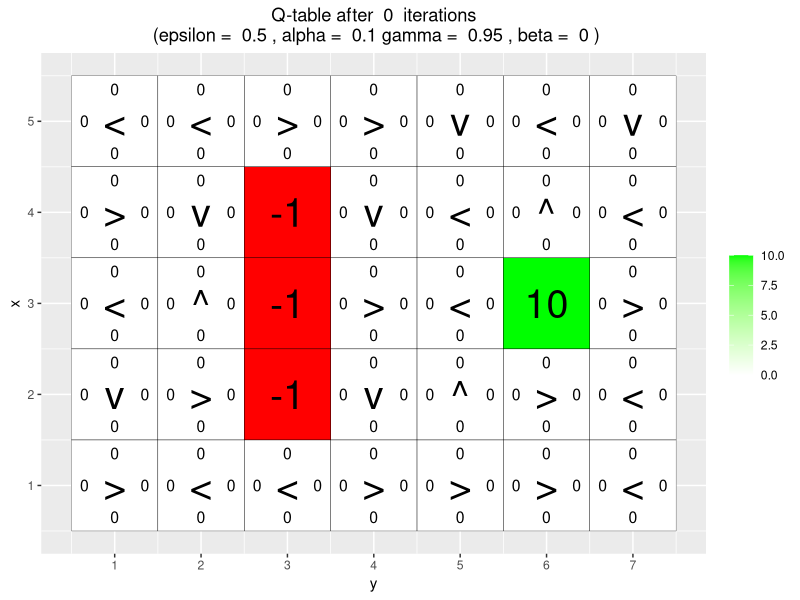
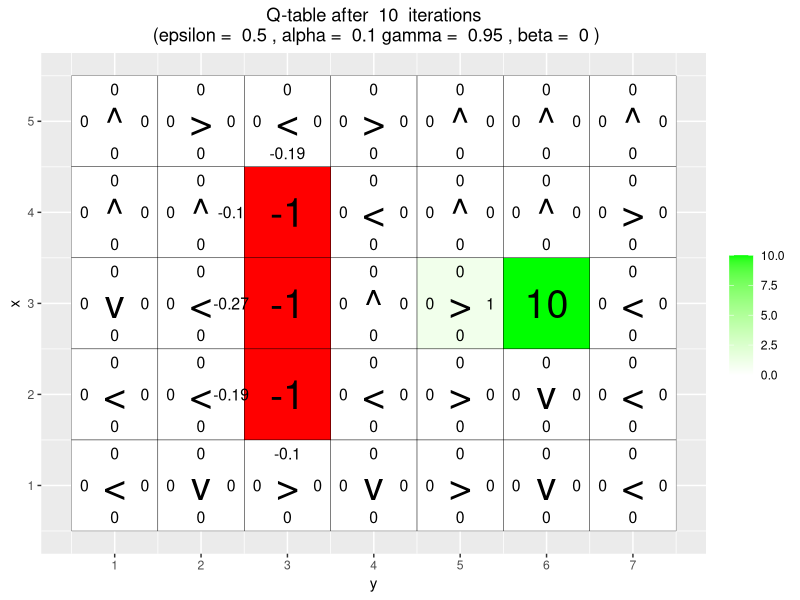
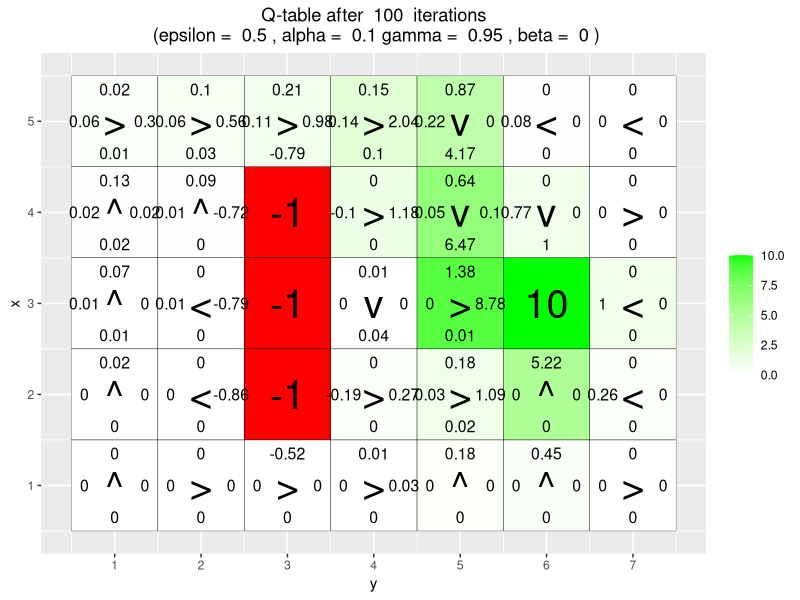
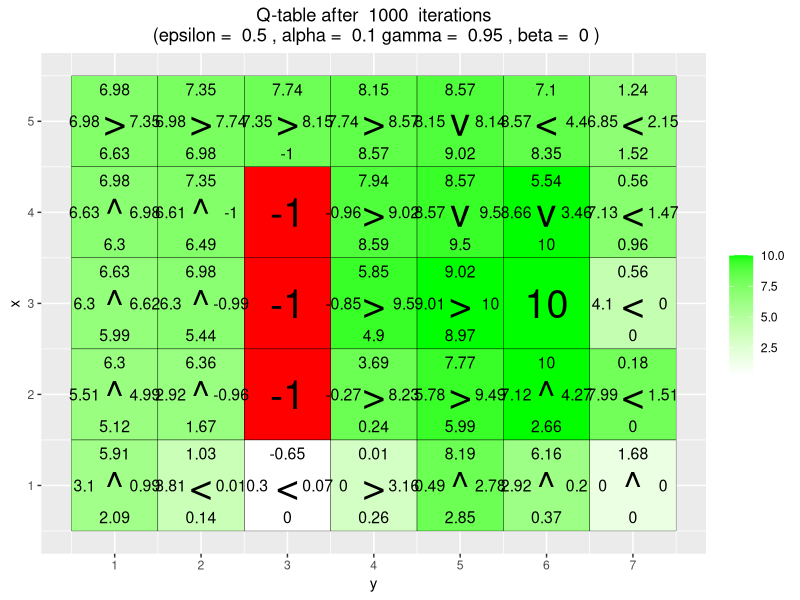
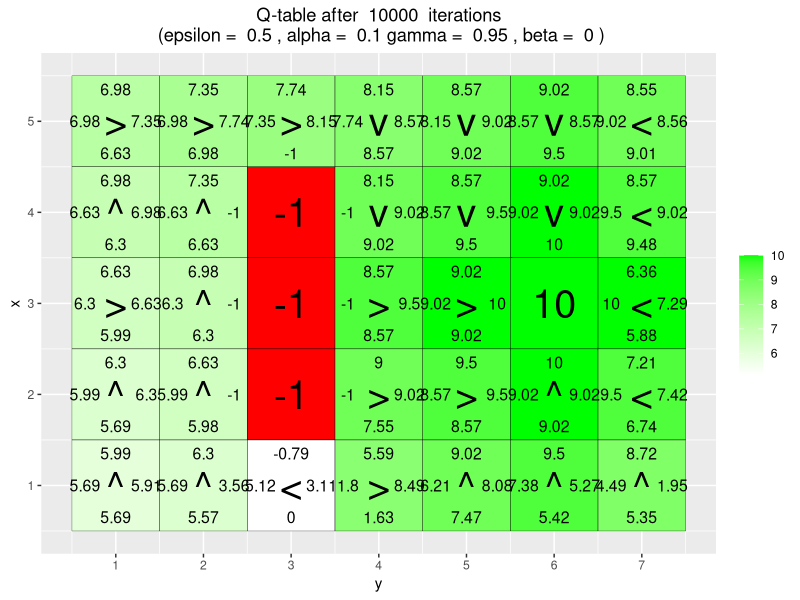
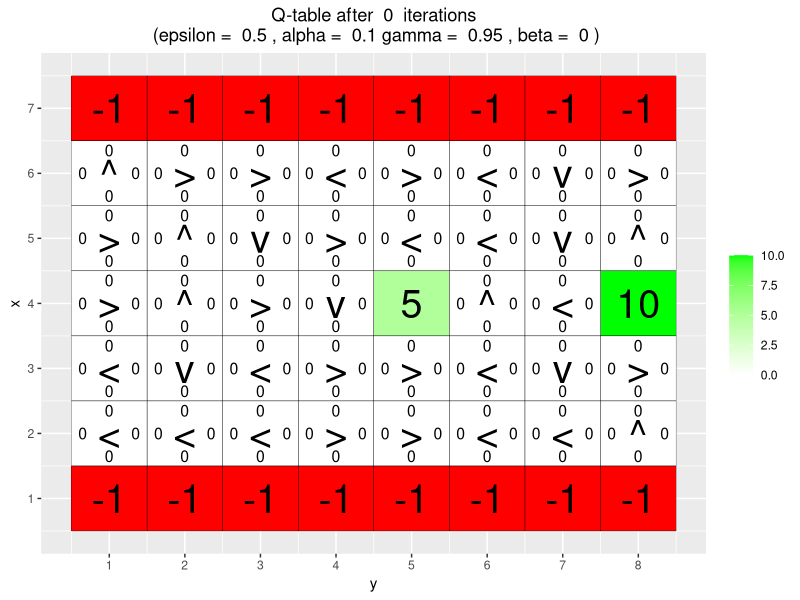
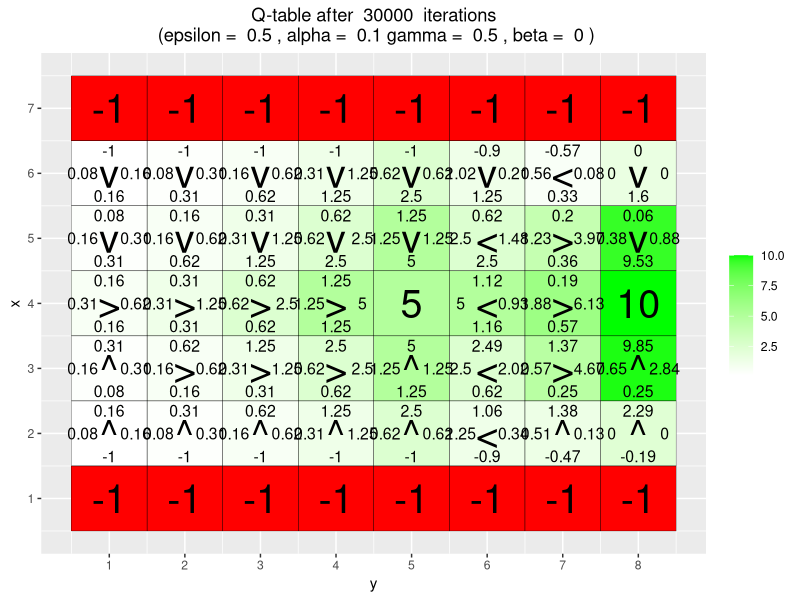
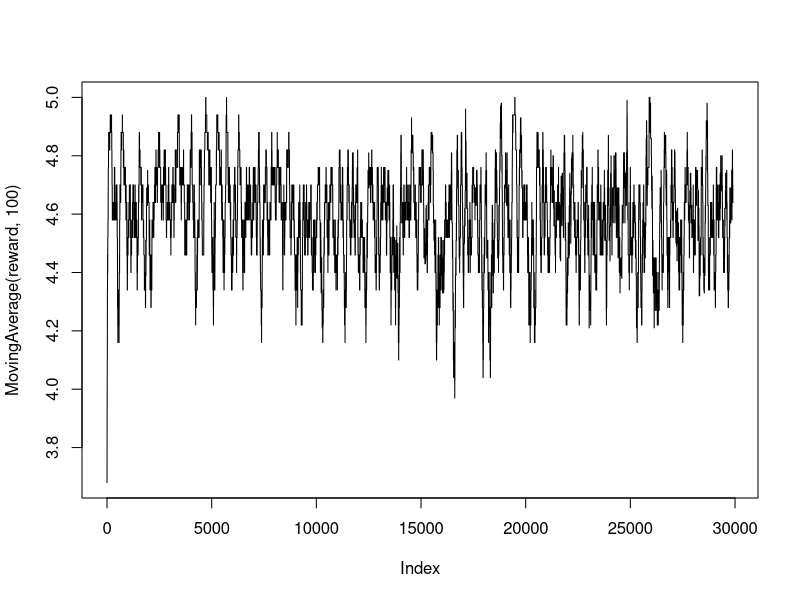

Write the R code that produced these figures, in order. (Note: a time limit stopped this script after it produced the figures.)
## ---- chunk 1
# By Jose M. Peña and Joel Oskarsson.
# For teaching purposes.
# jose.m.pena@liu.se.

#####################################################################################################
# Q-learning
#####################################################################################################

# install.packages("ggplot2")
# install.packages("vctrs")
set.seed(1234)
library(ggplot2)

arrows <- c("^", ">", "v", "<")
action_deltas <- list(c(1,0), # up
                      c(0,1), # right
                      c(-1,0), # down
                      c(0,-1)) # left

vis_environment <- function(iterations=0, epsilon = 0.5, alpha = 0.1, gamma = 0.95, beta = 0){
  
  # Visualize an environment with rewards. 
  # Q-values for all actions are displayed on the edges of each tile.
  # The (greedy) policy for each state is also displayed.
  # 
  # Args:
  #   iterations, epsilon, alpha, gamma, beta (optional): for the figure title.
  #   reward_map (global variable): a HxW array containing the reward given at each state.
  #   q_table (global variable): a HxWx4 array containing Q-values for each state-action pair.
  #   H, W (global variables): environment dimensions.
  
  df <- expand.grid(x=1:H,y=1:W)
  foo <- mapply(function(x,y) ifelse(reward_map[x,y] == 0,q_table[x,y,1],NA),df$x,df$y)
  df$val1 <- as.vector(round(foo, 2))
  foo <- mapply(function(x,y) ifelse(reward_map[x,y] == 0,q_table[x,y,2],NA),df$x,df$y)
  df$val2 <- as.vector(round(foo, 2))
  foo <- mapply(function(x,y) ifelse(reward_map[x,y] == 0,q_table[x,y,3],NA),df$x,df$y)
  df$val3 <- as.vector(round(foo, 2))
  foo <- mapply(function(x,y) ifelse(reward_map[x,y] == 0,q_table[x,y,4],NA),df$x,df$y)
  df$val4 <- as.vector(round(foo, 2))
  foo <- mapply(function(x,y) 
    ifelse(reward_map[x,y] == 0,arrows[GreedyPolicy(x,y)],reward_map[x,y]),df$x,df$y)
  df$val5 <- as.vector(foo)
  foo <- mapply(function(x,y) ifelse(reward_map[x,y] == 0,max(q_table[x,y,]),
                                     ifelse(reward_map[x,y]<0,NA,reward_map[x,y])),df$x,df$y)
  df$val6 <- as.vector(foo)
  
  print(ggplot(df,aes(x = y,y = x)) +
          scale_fill_gradient(low = "white", high = "green", na.value = "red", name = "") +
          geom_tile(aes(fill=val6)) +
          geom_text(aes(label = val1),size = 4,nudge_y = .35,na.rm = TRUE) +
          geom_text(aes(label = val2),size = 4,nudge_x = .35,na.rm = TRUE) +
          geom_text(aes(label = val3),size = 4,nudge_y = -.35,na.rm = TRUE) +
          geom_text(aes(label = val4),size = 4,nudge_x = -.35,na.rm = TRUE) +
          geom_text(aes(label = val5),size = 10) +
          geom_tile(fill = 'transparent', colour = 'black') + 
          ggtitle(paste("Q-table after ",iterations," iterations\n",
                        "(epsilon = ",epsilon,", alpha = ",alpha,"gamma = ",gamma,", beta = ",beta,")")) +
          theme(plot.title = element_text(hjust = 0.5)) +
          scale_x_continuous(breaks = c(1:W),labels = c(1:W)) +
          scale_y_continuous(breaks = c(1:H),labels = c(1:H)))
  
}
## ---- chunk 2
GreedyPolicy <- function(x, y){
  
  # Get a greedy action for state (x,y) from q_table.
  #
  # Args:
  #   x, y: state coordinates.
  #   q_table (global variable): a HxWx4 array containing Q-values for each state-action pair.
  # 
  # Returns:
  #   An action, i.e. integer in {1,2,3,4}.
  
  # Your code here.
  max <- c(which(q_table[x,y,] == max(q_table[x,y,])))
  if(length(max) > 1) {
    max <- sample(max, size = 1)
  }
  
  return (max)
  
  # max <- which.max(q_table[x,y,])#which(q_table[x,y,] == max(q_table[x,y,]))
  # 
  # return (max)#sample(max, size = 1))
  
}

EpsilonGreedyPolicy <- function(x, y, epsilon){
  
  # Get an epsilon-greedy action for state (x,y) from q_table.
  #
  # Args:
  #   x, y: state coordinates.
  #   epsilon: probability of acting randomly.
  # 
  # Returns:
  #   An action, i.e. integer in {1,2,3,4}.
  
  # Your code here.
  
  max <- GreedyPolicy(x,y)
  
  epsilon_prob <- runif(1)
  if (epsilon_prob <= epsilon){
    max <-sample(1:4,1)
  }
  
  return(max)
  # If i want to put in a validity constraint
  # repeat{
  #   new_state <- c(x,y) + unlist(action_deltas[max])
  #   xn <- new_state[1]
  #   yn <- new_state[2]
  #   if(!(yn < 1 || xn < 1 || yn > W || xn > H)){
  #     return(max)
  #   }
  # }

}
## ---- chunk 3
transition_model <- function(x, y, action, beta){
  
  # Computes the new state after given action is taken. The agent will follow the action 
  # with probability (1-beta) and slip to the right or left with probability beta/2 each.
  # 
  # Args:
  #   x, y: state coordinates.
  #   action: which action the agent takes (in {1,2,3,4}).
  #   beta: probability of the agent slipping to the side when trying to move.
  #   H, W (global variables): environment dimensions.
  # 
  # Returns:
  #   The new state after the action has been taken.
  
  delta <- sample(-1:1, size = 1, prob = c(0.5*beta,1-beta,0.5*beta))
  final_action <- ((action + delta + 3) %% 4) + 1
  foo <- c(x,y) + unlist(action_deltas[final_action])
  foo <- pmax(c(1,1),pmin(foo,c(H,W)))
  
  return (foo)
}

q_learning <- function(start_state, epsilon = 0.5, alpha = 0.1, gamma = 0.95, 
                       beta = 0){
  
  # Perform one episode of Q-learning. The agent should move around in the 
  # environment using the given transition model and update the Q-table.
  # The episode ends when the agent reaches a terminal state.
  # 
  # Args:
  #   start_state: array with two entries, describing the starting position of the agent.
  #   epsilon (optional): probability of acting randomly.
  #   alpha (optional): learning rate.
  #   gamma (optional): discount factor.
  #   beta (optional): slipping factor.
  #   reward_map (global variable): a HxW array containing the reward given at each state.
  #   q_table (global variable): a HxWx4 array containing Q-values for each state-action pair.
  # 
  # Returns:
  #   reward: reward received in the episode.
  #   correction: sum of the temporal difference correction terms over the episode.
  #   q_table (global variable): Recall that R passes arguments by value. So, q_table being
  #   a global variable can be modified with the superassigment operator <<-.
  
  # Your code here.
  
  # h <- sample(1:nrow(reward_map), size=1)
  # w <- sample(1:ncol(reward_map), size=1)
  # state <- c(h,w)
  state <- start_state
  episode_correction <- 0
  repeat{
    # Follow policy, execute action, get reward.
    action <- EpsilonGreedyPolicy(x = state[1], y = state[2], epsilon = epsilon)
    next_state <- transition_model(x = state[1], y = state[2], action, beta)
    reward <- reward_map[next_state[1], next_state[2]]
    
    # Q-table update.
    temp_diff <- alpha*(reward + gamma * max(q_table[next_state[1], next_state[2],]) - q_table[state[1], state[2], action])
    q_table[state[1], state[2], action] <<- q_table[state[1], state[2], action] + temp_diff
    
    episode_correction <- episode_correction + temp_diff
    
    if(reward!=0)
      # End episode.
      return (c(reward,episode_correction))
    state <- next_state
  }
  
}
## ---- chunk 4
#####################################################################################################
# Q-Learning Environments
#####################################################################################################
set.seed(12345)
# Environment A (learning)
H <- 5
W <- 7

reward_map <- matrix(0, nrow = H, ncol = W)
reward_map[3,6] <- 10
reward_map[2:4,3] <- -1

q_table <- array(0,dim = c(H,W,4))

vis_environment()

for(i in 1:10000){
  foo <- q_learning(start_state = c(3,1))
  
  if(any(i==c(10,100,1000,10000)))
    vis_environment(i)
}
## ---- chunk 5
# Environment B (the effect of epsilon and gamma)
set.seed(1234)

H <- 7
W <- 8

reward_map <- matrix(0, nrow = H, ncol = W)
reward_map[1,] <- -1
reward_map[7,] <- -1
reward_map[4,5] <- 5
reward_map[4,8] <- 10

q_table <- array(0,dim = c(H,W,4))

vis_environment()

MovingAverage <- function(x, n){
  
  cx <- c(0,cumsum(x))
  rsum <- (cx[(n+1):length(cx)] - cx[1:(length(cx) - n)]) / n
  
  return (rsum)
}

for(j in c(0.5,0.75,0.95)){
  q_table <- array(0,dim = c(H,W,4))
  reward <- NULL
  correction <- NULL
  
  for(i in 1:30000){
    foo <- q_learning(gamma = j, start_state = c(4,1))
    reward <- c(reward,foo[1])
    correction <- c(correction,foo[2])
  }
  
  vis_environment(i, gamma = j)
  plot(MovingAverage(reward,100),type = "l")
  plot(MovingAverage(correction,100),type = "l")
}

for(j in c(0.5,0.75,0.95)){
  q_table <- array(0,dim = c(H,W,4))
  reward <- NULL
  correction <- NULL
  
  for(i in 1:30000){
    foo <- q_learning(epsilon = 0.1, gamma = j, start_state = c(4,1))
    reward <- c(reward,foo[1])
    correction <- c(correction,foo[2])
  }
  
  vis_environment(i, epsilon = 0.1, gamma = j)
  plot(MovingAverage(reward,100),type = "l")
  plot(MovingAverage(correction,100),type = "l")
}
## ---- chunk 6
# Environment C (the effect of beta).
set.seed(1234)

H <- 3
W <- 6

reward_map <- matrix(0, nrow = H, ncol = W)
reward_map[1,2:5] <- -1
reward_map[1,6] <- 10

q_table <- array(0,dim = c(H,W,4))

vis_environment()

for(j in c(0,0.2,0.4,0.66)){
  q_table <- array(0,dim = c(H,W,4))
  
  for(i in 1:10000)
    foo <- q_learning(gamma = 0.6, beta = j, start_state = c(1,1))
  
  vis_environment(i, gamma = 0.6, beta = j)
}
## ---- chunk 7
# Load images and display in 4x4 grid
knitr::include_graphics(c(
  "/Users/olofswedberg/Desktop/Screenshot 2024-09-28 at 19.20.57.png",
  "/Users/olofswedberg/Desktop/Screenshot 2024-09-28 at 19.23.33.png",
  "/Users/olofswedberg/Desktop/Screenshot 2024-09-28 at 19.23.42.png",
  "/Users/olofswedberg/Desktop/Screenshot 2024-09-28 at 19.23.51.png",
  "/Users/olofswedberg/Desktop/Screenshot 2024-09-28 at 19.24.00.png",
  "/Users/olofswedberg/Desktop/Screenshot 2024-09-28 at 19.24.09.png",
  "/Users/olofswedberg/Desktop/Screenshot 2024-09-28 at 19.24.14.png",
  "/Users/olofswedberg/Desktop/Screenshot 2024-09-28 at 19.24.19.png",
  "/Users/olofswedberg/Desktop/Screenshot 2024-09-28 at 19.24.23.png",
  "/Users/olofswedberg/Desktop/Screenshot 2024-09-28 at 19.24.26.png",
  "/Users/olofswedberg/Desktop/Screenshot 2024-09-28 at 19.24.30.png",
  "/Users/olofswedberg/Desktop/Screenshot 2024-09-28 at 19.24.36.png",
  "/Users/olofswedberg/Desktop/Screenshot 2024-09-28 at 19.24.40.png",
  "/Users/olofswedberg/Desktop/Screenshot 2024-09-28 at 19.24.43.png",
  "/Users/olofswedberg/Desktop/Screenshot 2024-09-28 at 19.24.49.png",
  "/Users/olofswedberg/Desktop/Screenshot 2024-09-28 at 19.24.53.png"
))
## ---- chunk 8
# Load images and display in 4x4 grid
knitr::include_graphics(c(
"/Users/olofswedberg/Desktop/Screenshot 2024-09-28 at 19.24.56.png",
"/Users/olofswedberg/Desktop/Screenshot 2024-09-28 at 19.25.00.png",
"/Users/olofswedberg/Desktop/Screenshot 2024-09-28 at 19.25.04.png",
"/Users/olofswedberg/Desktop/Screenshot 2024-09-28 at 19.25.07.png",
"/Users/olofswedberg/Desktop/Screenshot 2024-09-28 at 19.25.10.png",
"/Users/olofswedberg/Desktop/Screenshot 2024-09-28 at 19.25.16.png"
))
